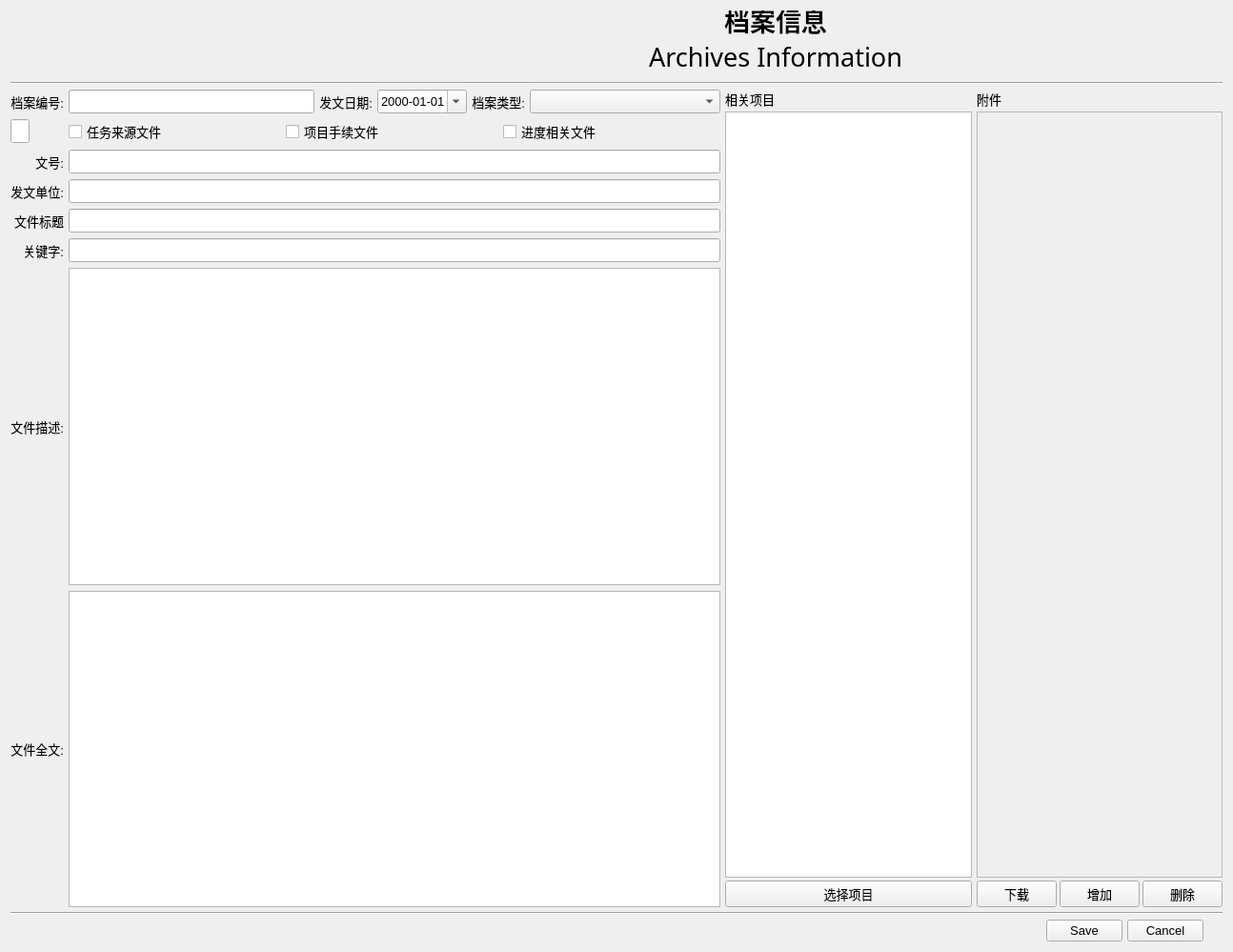
<?xml version="1.0" encoding="UTF-8"?>
<ui version="4.0">
 <class>Form</class>
 <widget class="QWidget" name="Form">
  <property name="geometry">
   <rect>
    <x>0</x>
    <y>0</y>
    <width>1294</width>
    <height>999</height>
   </rect>
  </property>
  <property name="maximumSize">
   <size>
    <width>16777215</width>
    <height>16777215</height>
   </size>
  </property>
  <property name="font">
   <font>
    <family>Arial</family>
    <pointsize>10</pointsize>
   </font>
  </property>
  <property name="windowTitle">
   <string>Archives Inoformation</string>
  </property>
  <layout class="QVBoxLayout" name="verticalLayout_4">
   <property name="spacing">
    <number>5</number>
   </property>
   <item>
    <layout class="QHBoxLayout" name="horizontalLayout_2">
     <property name="bottomMargin">
      <number>10</number>
     </property>
     <item>
      <widget class="QLabel" name="label_logo">
       <property name="minimumSize">
        <size>
         <width>329</width>
         <height>40</height>
        </size>
       </property>
       <property name="maximumSize">
        <size>
         <width>329</width>
         <height>50</height>
        </size>
       </property>
       <property name="text">
        <string/>
       </property>
       <property name="pixmap">
        <pixmap>../res/gaoke.png</pixmap>
       </property>
       <property name="scaledContents">
        <bool>true</bool>
       </property>
      </widget>
     </item>
     <item>
      <layout class="QVBoxLayout" name="verticalLayout">
       <property name="spacing">
        <number>0</number>
       </property>
       <item>
        <widget class="QLabel" name="label_18">
         <property name="minimumSize">
          <size>
           <width>0</width>
           <height>30</height>
          </size>
         </property>
         <property name="maximumSize">
          <size>
           <width>16777215</width>
           <height>30</height>
          </size>
         </property>
         <property name="font">
          <font>
           <pointsize>20</pointsize>
           <weight>75</weight>
           <bold>true</bold>
          </font>
         </property>
         <property name="text">
          <string>档案信息</string>
         </property>
         <property name="alignment">
          <set>Qt::AlignBottom|Qt::AlignHCenter</set>
         </property>
        </widget>
       </item>
       <item>
        <widget class="QLabel" name="label_19">
         <property name="minimumSize">
          <size>
           <width>0</width>
           <height>30</height>
          </size>
         </property>
         <property name="maximumSize">
          <size>
           <width>16777215</width>
           <height>30</height>
          </size>
         </property>
         <property name="font">
          <font>
           <family>Algerian</family>
           <pointsize>20</pointsize>
           <weight>50</weight>
           <bold>false</bold>
          </font>
         </property>
         <property name="text">
          <string>Archives Information</string>
         </property>
         <property name="alignment">
          <set>Qt::AlignHCenter|Qt::AlignTop</set>
         </property>
        </widget>
       </item>
      </layout>
     </item>
    </layout>
   </item>
   <item>
    <widget class="Line" name="line">
     <property name="orientation">
      <enum>Qt::Horizontal</enum>
     </property>
    </widget>
   </item>
   <item>
    <layout class="QGridLayout" name="gridLayout">
     <property name="verticalSpacing">
      <number>6</number>
     </property>
     <item row="2" column="0">
      <widget class="QLabel" name="label_16">
       <property name="text">
        <string>文号:</string>
       </property>
       <property name="alignment">
        <set>Qt::AlignRight|Qt::AlignTrailing|Qt::AlignVCenter</set>
       </property>
      </widget>
     </item>
     <item row="1" column="1" colspan="5">
      <layout class="QHBoxLayout" name="horizontalLayout_4">
       <item>
        <widget class="QCheckBox" name="is_task_source">
         <property name="text">
          <string>任务来源文件</string>
         </property>
        </widget>
       </item>
       <item>
        <widget class="QCheckBox" name="is_formalities">
         <property name="text">
          <string>项目手续文件</string>
         </property>
        </widget>
       </item>
       <item>
        <widget class="QCheckBox" name="is_progress">
         <property name="text">
          <string>进度相关文件</string>
         </property>
        </widget>
       </item>
      </layout>
     </item>
     <item row="0" column="5">
      <widget class="QComboBox" name="archive_type">
       <property name="minimumSize">
        <size>
         <width>200</width>
         <height>25</height>
        </size>
       </property>
      </widget>
     </item>
     <item row="5" column="0">
      <widget class="QLabel" name="label_20">
       <property name="minimumSize">
        <size>
         <width>0</width>
         <height>25</height>
        </size>
       </property>
       <property name="sizeIncrement">
        <size>
         <width>0</width>
         <height>25</height>
        </size>
       </property>
       <property name="text">
        <string>关键字:</string>
       </property>
       <property name="alignment">
        <set>Qt::AlignRight|Qt::AlignTrailing|Qt::AlignVCenter</set>
       </property>
      </widget>
     </item>
     <item row="4" column="0">
      <widget class="QLabel" name="label_10">
       <property name="text">
        <string>文件标题</string>
       </property>
       <property name="alignment">
        <set>Qt::AlignRight|Qt::AlignTrailing|Qt::AlignVCenter</set>
       </property>
      </widget>
     </item>
     <item row="0" column="6" rowspan="8">
      <layout class="QVBoxLayout" name="verticalLayout_3">
       <property name="spacing">
        <number>3</number>
       </property>
       <item>
        <widget class="QLabel" name="label_17">
         <property name="text">
          <string>相关项目</string>
         </property>
         <property name="alignment">
          <set>Qt::AlignLeading|Qt::AlignLeft|Qt::AlignVCenter</set>
         </property>
        </widget>
       </item>
       <item>
        <widget class="QTableWidget" name="tableWidget_Project">
         <property name="editTriggers">
          <set>QAbstractItemView::NoEditTriggers</set>
         </property>
         <property name="alternatingRowColors">
          <bool>true</bool>
         </property>
         <property name="showGrid">
          <bool>false</bool>
         </property>
         <attribute name="horizontalHeaderStretchLastSection">
          <bool>true</bool>
         </attribute>
         <attribute name="verticalHeaderDefaultSectionSize">
          <number>25</number>
         </attribute>
         <attribute name="verticalHeaderStretchLastSection">
          <bool>false</bool>
         </attribute>
        </widget>
       </item>
       <item>
        <widget class="QPushButton" name="but_SelectProject">
         <property name="text">
          <string>选择项目</string>
         </property>
        </widget>
       </item>
      </layout>
     </item>
     <item row="7" column="0">
      <widget class="QLabel" name="label_15">
       <property name="minimumSize">
        <size>
         <width>0</width>
         <height>25</height>
        </size>
       </property>
       <property name="sizeIncrement">
        <size>
         <width>0</width>
         <height>25</height>
        </size>
       </property>
       <property name="text">
        <string>文件全文:</string>
       </property>
       <property name="alignment">
        <set>Qt::AlignRight|Qt::AlignTrailing|Qt::AlignVCenter</set>
       </property>
      </widget>
     </item>
     <item row="3" column="0">
      <widget class="QLabel" name="label_7">
       <property name="minimumSize">
        <size>
         <width>0</width>
         <height>25</height>
        </size>
       </property>
       <property name="sizeIncrement">
        <size>
         <width>0</width>
         <height>25</height>
        </size>
       </property>
       <property name="text">
        <string>发文单位:</string>
       </property>
       <property name="alignment">
        <set>Qt::AlignRight|Qt::AlignTrailing|Qt::AlignVCenter</set>
       </property>
      </widget>
     </item>
     <item row="3" column="1" colspan="5">
      <widget class="QLineEdit" name="issuing">
       <property name="minimumSize">
        <size>
         <width>0</width>
         <height>25</height>
        </size>
       </property>
       <property name="sizeIncrement">
        <size>
         <width>0</width>
         <height>25</height>
        </size>
       </property>
       <property name="clearButtonEnabled">
        <bool>true</bool>
       </property>
      </widget>
     </item>
     <item row="2" column="1" colspan="5">
      <widget class="QLineEdit" name="archive_no">
       <property name="minimumSize">
        <size>
         <width>0</width>
         <height>25</height>
        </size>
       </property>
       <property name="clearButtonEnabled">
        <bool>true</bool>
       </property>
      </widget>
     </item>
     <item row="7" column="1" colspan="5">
      <widget class="QTextEdit" name="archive_fulltext">
       <property name="minimumSize">
        <size>
         <width>50</width>
         <height>0</height>
        </size>
       </property>
      </widget>
     </item>
     <item row="5" column="1" colspan="5">
      <widget class="QLineEdit" name="key_words">
       <property name="minimumSize">
        <size>
         <width>0</width>
         <height>25</height>
        </size>
       </property>
       <property name="sizeIncrement">
        <size>
         <width>0</width>
         <height>25</height>
        </size>
       </property>
       <property name="clearButtonEnabled">
        <bool>true</bool>
       </property>
      </widget>
     </item>
     <item row="0" column="0">
      <widget class="QLabel" name="label_13">
       <property name="text">
        <string>档案编号:</string>
       </property>
       <property name="alignment">
        <set>Qt::AlignRight|Qt::AlignTrailing|Qt::AlignVCenter</set>
       </property>
      </widget>
     </item>
     <item row="4" column="1" colspan="5">
      <widget class="QLineEdit" name="title">
       <property name="minimumSize">
        <size>
         <width>0</width>
         <height>25</height>
        </size>
       </property>
       <property name="sizeIncrement">
        <size>
         <width>0</width>
         <height>25</height>
        </size>
       </property>
       <property name="clearButtonEnabled">
        <bool>true</bool>
       </property>
      </widget>
     </item>
     <item row="0" column="4">
      <widget class="QLabel" name="label_9">
       <property name="minimumSize">
        <size>
         <width>0</width>
         <height>25</height>
        </size>
       </property>
       <property name="sizeIncrement">
        <size>
         <width>0</width>
         <height>25</height>
        </size>
       </property>
       <property name="text">
        <string>档案类型:</string>
       </property>
       <property name="alignment">
        <set>Qt::AlignRight|Qt::AlignTrailing|Qt::AlignVCenter</set>
       </property>
      </widget>
     </item>
     <item row="6" column="0">
      <widget class="QLabel" name="label_5">
       <property name="minimumSize">
        <size>
         <width>0</width>
         <height>25</height>
        </size>
       </property>
       <property name="sizeIncrement">
        <size>
         <width>0</width>
         <height>25</height>
        </size>
       </property>
       <property name="text">
        <string>文件描述:</string>
       </property>
       <property name="alignment">
        <set>Qt::AlignRight|Qt::AlignTrailing|Qt::AlignVCenter</set>
       </property>
      </widget>
     </item>
     <item row="0" column="2">
      <widget class="QLabel" name="label_6">
       <property name="minimumSize">
        <size>
         <width>0</width>
         <height>25</height>
        </size>
       </property>
       <property name="sizeIncrement">
        <size>
         <width>0</width>
         <height>25</height>
        </size>
       </property>
       <property name="text">
        <string>发文日期:</string>
       </property>
       <property name="alignment">
        <set>Qt::AlignRight|Qt::AlignTrailing|Qt::AlignVCenter</set>
       </property>
      </widget>
     </item>
     <item row="0" column="7" rowspan="8">
      <layout class="QVBoxLayout" name="verticalLayout_2">
       <property name="spacing">
        <number>3</number>
       </property>
       <item>
        <widget class="QLabel" name="label_14">
         <property name="text">
          <string>附件</string>
         </property>
         <property name="alignment">
          <set>Qt::AlignLeading|Qt::AlignLeft|Qt::AlignVCenter</set>
         </property>
        </widget>
       </item>
       <item>
        <widget class="QScrollArea" name="scrollArea">
         <property name="widgetResizable">
          <bool>true</bool>
         </property>
         <widget class="QWidget" name="scrollAreaWidgetContents">
          <property name="geometry">
           <rect>
            <x>0</x>
            <y>0</y>
            <width>254</width>
            <height>802</height>
           </rect>
          </property>
          <layout class="QVBoxLayout" name="verticalLayout_5">
           <property name="spacing">
            <number>0</number>
           </property>
           <property name="leftMargin">
            <number>0</number>
           </property>
           <property name="topMargin">
            <number>0</number>
           </property>
           <property name="rightMargin">
            <number>0</number>
           </property>
           <property name="bottomMargin">
            <number>0</number>
           </property>
           <item>
            <layout class="QVBoxLayout" name="verticalLayout_6">
             <property name="spacing">
              <number>0</number>
             </property>
             <property name="sizeConstraint">
              <enum>QLayout::SetNoConstraint</enum>
             </property>
             <property name="topMargin">
              <number>0</number>
             </property>
             <property name="bottomMargin">
              <number>0</number>
             </property>
            </layout>
           </item>
          </layout>
         </widget>
        </widget>
       </item>
       <item>
        <layout class="QHBoxLayout" name="horizontalLayout_3">
         <property name="spacing">
          <number>3</number>
         </property>
         <item>
          <widget class="QPushButton" name="btn_Download">
           <property name="text">
            <string>下载</string>
           </property>
          </widget>
         </item>
         <item>
          <widget class="QPushButton" name="btn_Add">
           <property name="text">
            <string>增加</string>
           </property>
          </widget>
         </item>
         <item>
          <widget class="QPushButton" name="btn_Delete">
           <property name="text">
            <string>删除</string>
           </property>
          </widget>
         </item>
        </layout>
       </item>
      </layout>
     </item>
     <item row="6" column="1" colspan="5">
      <widget class="QTextEdit" name="archive_describe">
       <property name="minimumSize">
        <size>
         <width>50</width>
         <height>0</height>
        </size>
       </property>
      </widget>
     </item>
     <item row="0" column="3">
      <widget class="QDateEdit" name="issuing_date">
       <property name="minimumSize">
        <size>
         <width>90</width>
         <height>25</height>
        </size>
       </property>
       <property name="sizeIncrement">
        <size>
         <width>0</width>
         <height>25</height>
        </size>
       </property>
       <property name="alignment">
        <set>Qt::AlignCenter</set>
       </property>
       <property name="displayFormat">
        <string>yyyy-MM-dd</string>
       </property>
       <property name="calendarPopup">
        <bool>true</bool>
       </property>
      </widget>
     </item>
     <item row="0" column="1">
      <widget class="QLineEdit" name="archives_pk">
       <property name="minimumSize">
        <size>
         <width>0</width>
         <height>25</height>
        </size>
       </property>
       <property name="sizeIncrement">
        <size>
         <width>0</width>
         <height>25</height>
        </size>
       </property>
       <property name="readOnly">
        <bool>true</bool>
       </property>
       <property name="clearButtonEnabled">
        <bool>true</bool>
       </property>
      </widget>
     </item>
     <item row="1" column="0">
      <widget class="QLineEdit" name="fUserID">
       <property name="minimumSize">
        <size>
         <width>0</width>
         <height>25</height>
        </size>
       </property>
       <property name="maximumSize">
        <size>
         <width>20</width>
         <height>16777215</height>
        </size>
       </property>
       <property name="sizeIncrement">
        <size>
         <width>0</width>
         <height>25</height>
        </size>
       </property>
       <property name="readOnly">
        <bool>true</bool>
       </property>
       <property name="clearButtonEnabled">
        <bool>true</bool>
       </property>
      </widget>
     </item>
    </layout>
   </item>
   <item>
    <widget class="Line" name="line_2">
     <property name="orientation">
      <enum>Qt::Horizontal</enum>
     </property>
    </widget>
   </item>
   <item>
    <layout class="QHBoxLayout" name="horizontalLayout">
     <item>
      <widget class="QLabel" name="Label_Info">
       <property name="styleSheet">
        <string notr="true">color: rgb(255, 0, 0);</string>
       </property>
       <property name="text">
        <string/>
       </property>
      </widget>
     </item>
     <item>
      <spacer name="horizontalSpacer">
       <property name="orientation">
        <enum>Qt::Horizontal</enum>
       </property>
       <property name="sizeHint" stdset="0">
        <size>
         <width>40</width>
         <height>20</height>
        </size>
       </property>
      </spacer>
     </item>
     <item>
      <widget class="QPushButton" name="butSave">
       <property name="text">
        <string>Save</string>
       </property>
       <property name="icon">
        <iconset>
         <normaloff>../res/ico/save.png</normaloff>../res/ico/save.png</iconset>
       </property>
       <property name="iconSize">
        <size>
         <width>16</width>
         <height>16</height>
        </size>
       </property>
      </widget>
     </item>
     <item>
      <widget class="QPushButton" name="butCancel">
       <property name="text">
        <string>Cancel</string>
       </property>
       <property name="icon">
        <iconset>
         <normaloff>../res/ico/printer.png</normaloff>../res/ico/printer.png</iconset>
       </property>
       <property name="iconSize">
        <size>
         <width>16</width>
         <height>16</height>
        </size>
       </property>
      </widget>
     </item>
     <item>
      <spacer name="horizontalSpacer_2">
       <property name="orientation">
        <enum>Qt::Horizontal</enum>
       </property>
       <property name="sizeType">
        <enum>QSizePolicy::Fixed</enum>
       </property>
       <property name="sizeHint" stdset="0">
        <size>
         <width>20</width>
         <height>20</height>
        </size>
       </property>
      </spacer>
     </item>
    </layout>
   </item>
  </layout>
 </widget>
 <tabstops>
  <tabstop>archives_pk</tabstop>
  <tabstop>issuing</tabstop>
  <tabstop>title</tabstop>
  <tabstop>key_words</tabstop>
  <tabstop>archive_fulltext</tabstop>
  <tabstop>butSave</tabstop>
  <tabstop>butCancel</tabstop>
 </tabstops>
 <resources/>
 <connections/>
 <slots>
  <slot>ReCalc()</slot>
 </slots>
</ui>
